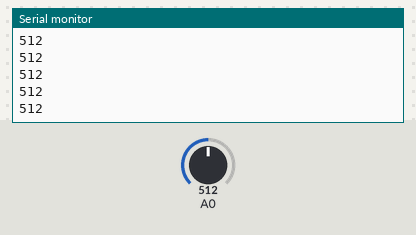
This sketch was run on a simulated Arduino Uno, built with avr-gcc and run on an emulated ATmega328P. On the bench: the last lines printed to the serial monitor. The test bench sets the inputs (shaded band); at power-on: A0 = 512.

Above: at 1.2 s.
1.3 s: A0 set to 716
At 1.56 s:
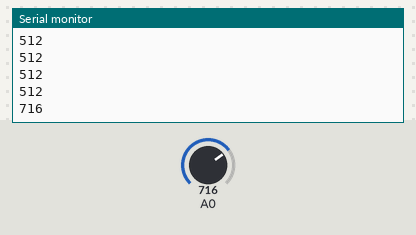
2.8 s: A0 set to 900
At 2.96 s:
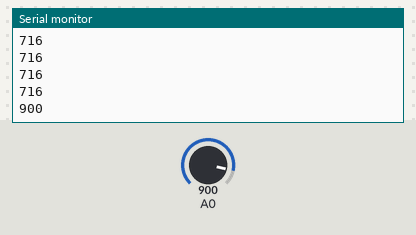
Timing chart, 0 to 5.8 s (numbered marks = the images above; inputs shaded):
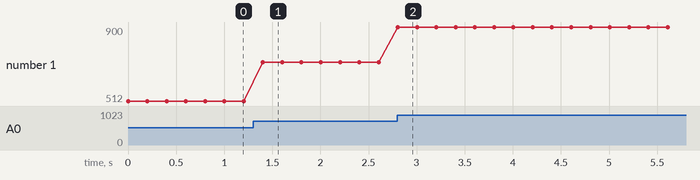

Measured:
- after the input at 1.3 s, the serial monitor: prints a new line after 0.10 s (image 1)
- after the input at 2.8 s, the serial monitor: prints a new line at once (image 2)
- plotted number 1: 512 → 716 after the input at 1.3 s, 716 → 900 after the input at 2.8 s

The sketch:

loudness-sensor.test.ino
```cpp
int loudness;
unsigned static int myLoudPin = 0;
void setup()
{
    Serial.begin(9600);
}

void loop()
{
    loudness = analogRead(0);
    Serial.println(loudness);
    delay(200);
}
```
